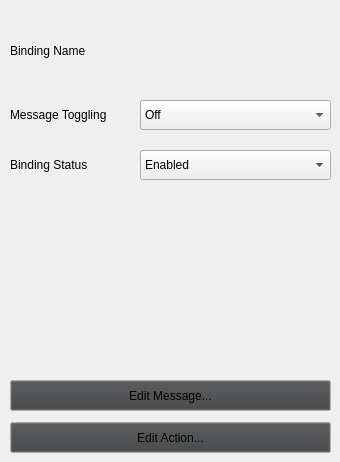
   <widget class="QWidget" name="binding_props_page">
    <widget class="QPushButton" name="button_edit_messages">
     <property name="geometry">
      <rect>
       <x>10</x>
       <y>380</y>
       <width>321</width>
       <height>31</height>
      </rect>
     </property>
     <property name="palette">
      <palette>
       <active>
        <colorrole role="Button">
         <brush brushstyle="SolidPattern">
          <color alpha="255">
           <red>0</red>
           <green>40</green>
           <blue>0</blue>
          </color>
         </brush>
        </colorrole>
       </active>
       <inactive>
        <colorrole role="Button">
         <brush brushstyle="SolidPattern">
          <color alpha="255">
           <red>64</red>
           <green>65</green>
           <blue>66</blue>
          </color>
         </brush>
        </colorrole>
       </inactive>
       <disabled>
        <colorrole role="Button">
         <brush brushstyle="SolidPattern">
          <color alpha="255">
           <red>0</red>
           <green>40</green>
           <blue>0</blue>
          </color>
         </brush>
        </colorrole>
       </disabled>
      </palette>
     </property>
     <property name="font">
      <font>
       <family>Tahoma</family>
       <pointsize>9</pointsize>
      </font>
     </property>
     <property name="cursor">
      <cursorShape>PointingHandCursor</cursorShape>
     </property>
     <property name="text">
      <string>Edit Message...</string>
     </property>
    </widget>
    <widget class="QPushButton" name="button_edit_actions">
     <property name="geometry">
      <rect>
       <x>10</x>
       <y>422</y>
       <width>321</width>
       <height>31</height>
      </rect>
     </property>
     <property name="palette">
      <palette>
       <active>
        <colorrole role="Button">
         <brush brushstyle="SolidPattern">
          <color alpha="255">
           <red>40</red>
           <green>0</green>
           <blue>0</blue>
          </color>
         </brush>
        </colorrole>
       </active>
       <inactive>
        <colorrole role="Button">
         <brush brushstyle="SolidPattern">
          <color alpha="255">
           <red>64</red>
           <green>65</green>
           <blue>66</blue>
          </color>
         </brush>
        </colorrole>
       </inactive>
       <disabled>
        <colorrole role="Button">
         <brush brushstyle="SolidPattern">
          <color alpha="255">
           <red>40</red>
           <green>0</green>
           <blue>0</blue>
          </color>
         </brush>
        </colorrole>
       </disabled>
      </palette>
     </property>
     <property name="font">
      <font>
       <family>Tahoma</family>
       <pointsize>9</pointsize>
      </font>
     </property>
     <property name="cursor">
      <cursorShape>PointingHandCursor</cursorShape>
     </property>
     <property name="text">
      <string>Edit Action...</string>
     </property>
    </widget>
    <widget class="QLabel" name="label_binding_name">
     <property name="geometry">
      <rect>
       <x>10</x>
       <y>20</y>
       <width>101</width>
       <height>61</height>
      </rect>
     </property>
     <property name="font">
      <font>
       <family>Tahoma</family>
       <pointsize>9</pointsize>
       <underline>false</underline>
      </font>
     </property>
     <property name="text">
      <string>Binding Name</string>
     </property>
    </widget>
    <widget class="QLabel" name="text_binding_name">
     <property name="geometry">
      <rect>
       <x>110</x>
       <y>20</y>
       <width>221</width>
       <height>61</height>
      </rect>
     </property>
     <property name="font">
      <font>
       <family>Tahoma</family>
       <pointsize>11</pointsize>
       <bold>true</bold>
      </font>
     </property>
     <property name="text">
      <string>&lt;Binding Name&gt;</string>
     </property>
     <property name="alignment">
      <set>Qt::AlignRight|Qt::AlignTrailing|Qt::AlignVCenter</set>
     </property>
     <property name="wordWrap">
      <bool>true</bool>
     </property>
    </widget>
    <widget class="QComboBox" name="editor_message_toggling">
     <property name="geometry">
      <rect>
       <x>140</x>
       <y>100</y>
       <width>191</width>
       <height>30</height>
      </rect>
     </property>
     <property name="sizePolicy">
      <sizepolicy hsizetype="Preferred" vsizetype="Preferred">
       <horstretch>0</horstretch>
       <verstretch>0</verstretch>
      </sizepolicy>
     </property>
     <property name="font">
      <font>
       <family>Tahoma</family>
       <pointsize>9</pointsize>
      </font>
     </property>
     <item>
      <property name="text">
       <string>Off</string>
      </property>
     </item>
     <item>
      <property name="text">
       <string>Note Type</string>
      </property>
     </item>
    </widget>
    <widget class="QLabel" name="label_message_toggling">
     <property name="geometry">
      <rect>
       <x>10</x>
       <y>100</y>
       <width>121</width>
       <height>30</height>
      </rect>
     </property>
     <property name="font">
      <font>
       <family>Tahoma</family>
       <pointsize>9</pointsize>
       <underline>false</underline>
      </font>
     </property>
     <property name="text">
      <string>Message Toggling</string>
     </property>
    </widget>
    <widget class="QLabel" name="label_binding_enable">
     <property name="geometry">
      <rect>
       <x>10</x>
       <y>150</y>
       <width>121</width>
       <height>30</height>
      </rect>
     </property>
     <property name="font">
      <font>
       <family>Tahoma</family>
       <pointsize>9</pointsize>
       <underline>false</underline>
      </font>
     </property>
     <property name="text">
      <string>Binding Status</string>
     </property>
    </widget>
    <widget class="QComboBox" name="editor_binding_enable">
     <property name="geometry">
      <rect>
       <x>140</x>
       <y>150</y>
       <width>191</width>
       <height>30</height>
      </rect>
     </property>
     <property name="sizePolicy">
      <sizepolicy hsizetype="Preferred" vsizetype="Preferred">
       <horstretch>0</horstretch>
       <verstretch>0</verstretch>
      </sizepolicy>
     </property>
     <property name="font">
      <font>
       <family>Tahoma</family>
       <pointsize>9</pointsize>
      </font>
     </property>
     <item>
      <property name="text">
       <string>Enabled</string>
      </property>
     </item>
     <item>
      <property name="text">
       <string>Disabled</string>
      </property>
     </item>
    </widget>
   </widget>
